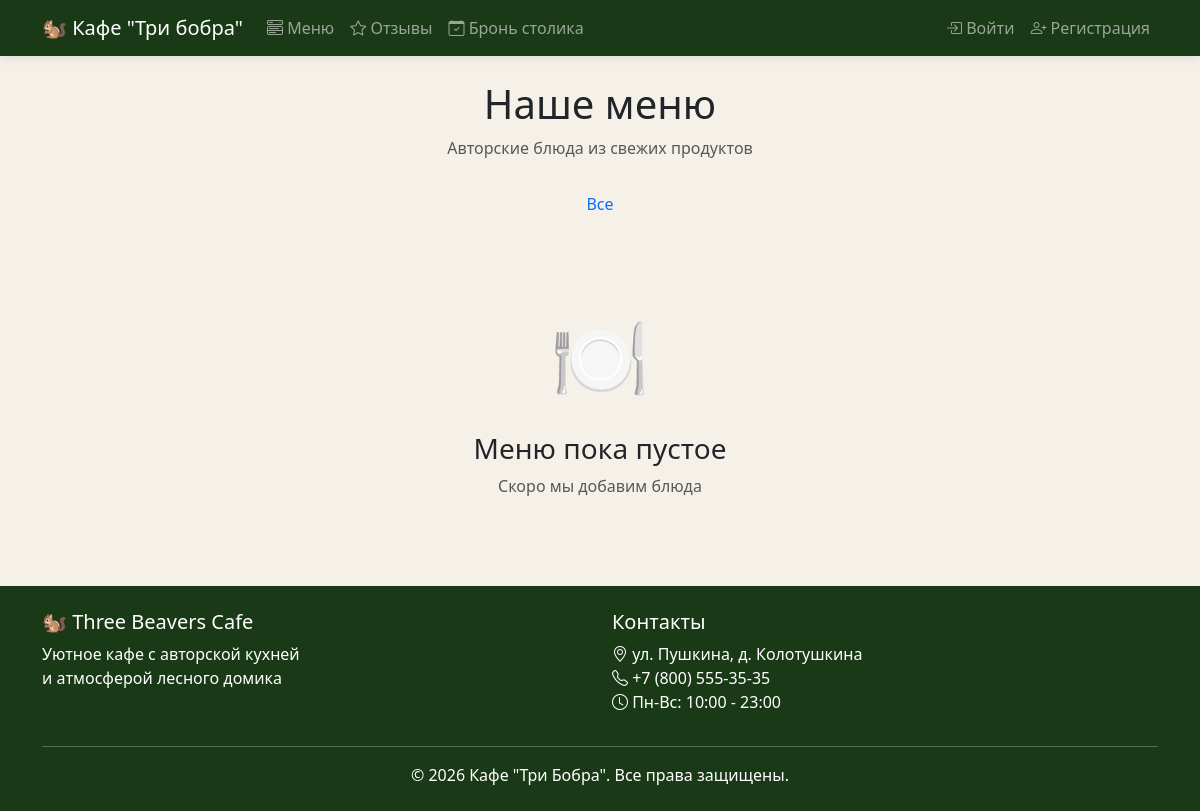
The page /menu?category=1 on the database as committed earlier.
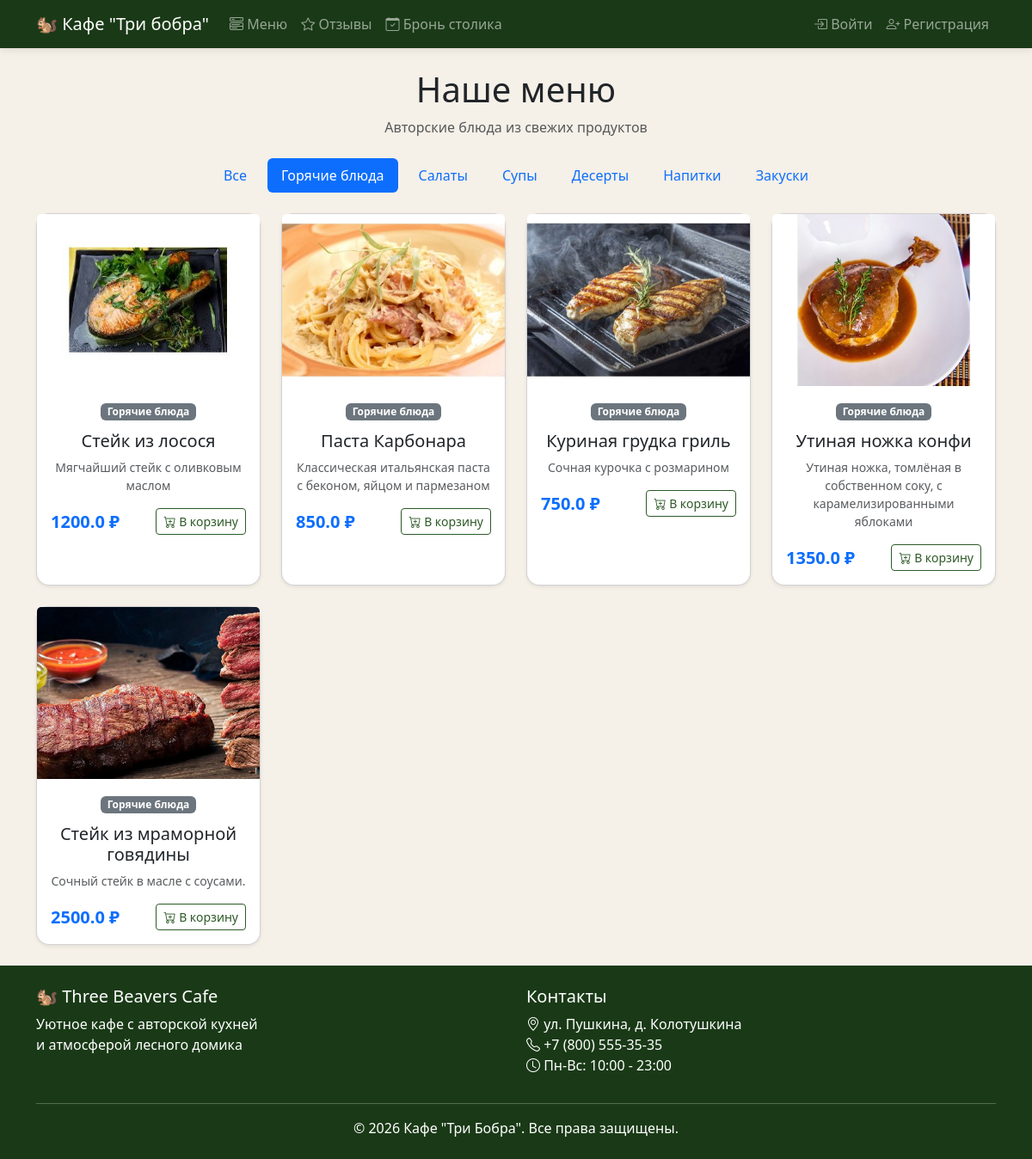
The same page on the database as committed later.
### models.py (models this page shows)
class Category(db.Model):
    id = db.Column(db.Integer, primary_key=True)
    name = db.Column(db.String(50), unique=True, nullable=False)
    items = db.relationship("MenuItem", backref="category", lazy=True)

class MenuItem(db.Model):
    id = db.Column(db.Integer, primary_key=True)
    name = db.Column(db.String(100), nullable=False)
    description = db.Column(db.Text, nullable=True)
    price = db.Column(db.Float, nullable=False)
    image_url = db.Column(db.String(300), default="default-food.jpg")
    available = db.Column(db.Boolean, default=True)
    category_id = db.Column(db.Integer, db.ForeignKey("category.id"), nullable=False)

### routes/menu.py (the view)
@menu_bp.route("/menu")
def menu():
    category_id = request.args.get("category", type=int)
    if category_id:
        items = MenuItem.query.filter_by(available=True, category_id=category_id).all()
    else:
        items = MenuItem.query.filter_by(available=True).all()
    categories = Category.query.all()
    cart_count = 0
    if current_user.is_authenticated:
        cart_count = sum(item.quantity for item in current_user.cart_items)
    return render_template("menu.html", items=items, categories=categories, cart_count=cart_count)

### templates/menu.html (shortened to what this page needs)
{% extends "base.html" %}
{% block content %}
<div class="container">
    <h1 class="text-center mb-2">Наше меню</h1>
    <p class="text-center text-muted mb-4">Авторские блюда из свежих продуктов</p>
    <div class="row mb-4">
        <div class="col">
            <nav class="nav nav-pills justify-content-center flex-wrap gap-2">
                <a class="nav-link {% if not request.args.get('category') %}active{% endif %}"
                   href="{{ url_for('menu.menu') }}">Все</a>
                {% for category in categories %}
                <a class="nav-link {% if request.args.get('category')|int == category.id %}active{% endif %}"
                   href="{{ url_for('menu.menu', category=category.id) }}">
                    {{ category.name }}
                </a>
                {% endfor %}
            </nav>
        </div>
    </div>
    <div class="row g-4">
        {% if items %}
        {% for item in items %}
        <div class="col-md-3">
            <div class="card h-100 shadow-sm">
                <img src="{{ url_for('static', filename='images/menu/' + item.image_url) }}"
                     class="card-img-top" alt="{{ item.name }}"
                     style="height: 200px; object-fit: cover;">
                <div class="card-body text-center">
                    <span class="badge bg-secondary mb-2">{{ item.category.name }}</span>
                    <h5 class="card-title mt-1">{{ item.name }}</h5>
                    <p class="card-text text-muted small">{{ item.description }}</p>
                    <div class="d-flex justify-content-between align-items-center mt-3">
                        <span class="fw-bold text-primary fs-5">{{ item.price }} ₽</span>
                        {% if current_user.is_authenticated %}
                        <form method="POST" action="{{ url_for('cart.add_to_cart', item_id=item.id) }}"
                              style="display: inline;">
                            <button type="submit" class="btn btn-sm btn-outline-primary">
                                <i class="bi bi-cart-plus"></i> В корзину
                            </button>
                        </form>
                        {% else %}
                        <a href="{{ url_for('auth.login') }}" class="btn btn-sm btn-outline-primary">
                            <i class="bi bi-cart-plus"></i> В корзину
                        </a>
                        {% endif %}
                    </div>
                </div>
            </div>
        </div>
        {% endfor %}
        {% else %}
        <div class="col-12 text-center py-5">
            <span style="font-size: 80px;">🍽️</span>
            <h3 class="mt-3">Меню пока пустое</h3>
            <p class="text-muted">Скоро мы добавим блюда</p>
        </div>
        {% endif %}
    </div>
</div>
{% endblock %}

Rows that differ between the two databases and show on the page:
added Category: name "Горячие блюда"
added Category: name "Салаты"
added Category: name "Супы"
added Category: name "Десерты"
added Category: name "Напитки"
added Category: name "Закуски"
added MenuItem: image_url (picture), category.name "Горячие блюда", name "Стейк из лосося", description "Мягчайший стейк с оливковым маслом", price "1200.0"
added MenuItem: image_url (picture), category.name "Горячие блюда", name "Паста Карбонара", description "Классическая итальянская паста с беконом, яйцом и пармезаном", price "850.0"
added MenuItem: image_url (picture), category.name "Горячие блюда", name "Куриная грудка гриль", description "Сочная курочка с розмарином", price "750.0"
added MenuItem: image_url (picture), category.name "Горячие блюда", name "Утиная ножка конфи", description "Утиная ножка, томлёная в собственном соку, с карамелизированными яблоками", price "1350.0"
added MenuItem: image_url (picture), category.name "Горячие блюда", name "Стейк из мраморной говядины", description "Сочный стейк в масле с соусами.", price "2500.0"
Other text that changed with them:
text no longer shown: "🍽️ Меню пока пустое Скоро мы добавим блюда"
